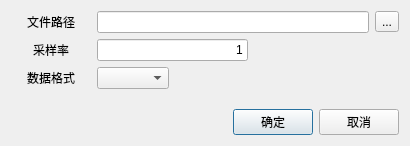
<?xml version="1.0" encoding="UTF-8"?>
<ui version="4.0">
 <class>OpenDialog</class>
 <widget class="QDialog" name="OpenDialog">
  <property name="geometry">
   <rect>
    <x>0</x>
    <y>0</y>
    <width>410</width>
    <height>146</height>
   </rect>
  </property>
  <property name="windowTitle">
   <string>打开文件</string>
  </property>
  <layout class="QHBoxLayout" name="horizontalLayout_6">
   <item>
    <layout class="QVBoxLayout" name="verticalLayout">
     <item>
      <layout class="QHBoxLayout" name="horizontalLayout">
       <item>
        <widget class="QLabel" name="label">
         <property name="minimumSize">
          <size>
           <width>80</width>
           <height>0</height>
          </size>
         </property>
         <property name="text">
          <string>文件路径</string>
         </property>
         <property name="alignment">
          <set>Qt::AlignCenter</set>
         </property>
        </widget>
       </item>
       <item>
        <widget class="QLineEdit" name="editFilename"/>
       </item>
       <item>
        <widget class="QToolButton" name="buttonOpen">
         <property name="text">
          <string>...</string>
         </property>
        </widget>
       </item>
      </layout>
     </item>
     <item>
      <layout class="QHBoxLayout" name="horizontalLayout_2">
       <item>
        <widget class="QLabel" name="label_2">
         <property name="minimumSize">
          <size>
           <width>80</width>
           <height>0</height>
          </size>
         </property>
         <property name="text">
          <string>采样率</string>
         </property>
         <property name="alignment">
          <set>Qt::AlignCenter</set>
         </property>
        </widget>
       </item>
       <item>
        <widget class="QLineEdit" name="editRate">
         <property name="text">
          <string>1</string>
         </property>
         <property name="alignment">
          <set>Qt::AlignRight|Qt::AlignTrailing|Qt::AlignVCenter</set>
         </property>
        </widget>
       </item>
       <item>
        <spacer name="horizontalSpacer_2">
         <property name="orientation">
          <enum>Qt::Horizontal</enum>
         </property>
         <property name="sizeHint" stdset="0">
          <size>
           <width>40</width>
           <height>20</height>
          </size>
         </property>
        </spacer>
       </item>
      </layout>
     </item>
     <item>
      <layout class="QHBoxLayout" name="horizontalLayout_5">
       <item>
        <widget class="QLabel" name="label_3">
         <property name="minimumSize">
          <size>
           <width>80</width>
           <height>0</height>
          </size>
         </property>
         <property name="text">
          <string>数据格式</string>
         </property>
         <property name="alignment">
          <set>Qt::AlignCenter</set>
         </property>
        </widget>
       </item>
       <item>
        <widget class="QComboBox" name="comboType"/>
       </item>
       <item>
        <spacer name="horizontalSpacer_3">
         <property name="orientation">
          <enum>Qt::Horizontal</enum>
         </property>
         <property name="sizeHint" stdset="0">
          <size>
           <width>40</width>
           <height>20</height>
          </size>
         </property>
        </spacer>
       </item>
      </layout>
     </item>
     <item>
      <spacer name="verticalSpacer">
       <property name="orientation">
        <enum>Qt::Vertical</enum>
       </property>
       <property name="sizeHint" stdset="0">
        <size>
         <width>20</width>
         <height>40</height>
        </size>
       </property>
      </spacer>
     </item>
     <item>
      <layout class="QHBoxLayout" name="horizontalLayout_3">
       <item>
        <spacer name="horizontalSpacer">
         <property name="orientation">
          <enum>Qt::Horizontal</enum>
         </property>
         <property name="sizeHint" stdset="0">
          <size>
           <width>40</width>
           <height>20</height>
          </size>
         </property>
        </spacer>
       </item>
       <item>
        <widget class="QPushButton" name="buttonOk">
         <property name="text">
          <string>确定</string>
         </property>
        </widget>
       </item>
       <item>
        <widget class="QPushButton" name="buttonCancel">
         <property name="text">
          <string>取消</string>
         </property>
        </widget>
       </item>
      </layout>
     </item>
    </layout>
   </item>
  </layout>
 </widget>
 <layoutdefault spacing="6" margin="11"/>
 <resources/>
 <connections>
  <connection>
   <sender>buttonOk</sender>
   <signal>clicked()</signal>
   <receiver>OpenDialog</receiver>
   <slot>accept()</slot>
   <hints>
    <hint type="sourcelabel">
     <x>280</x>
     <y>123</y>
    </hint>
    <hint type="destinationlabel">
     <x>204</x>
     <y>72</y>
    </hint>
   </hints>
  </connection>
  <connection>
   <sender>buttonCancel</sender>
   <signal>clicked()</signal>
   <receiver>OpenDialog</receiver>
   <slot>reject()</slot>
   <hints>
    <hint type="sourcelabel">
     <x>361</x>
     <y>123</y>
    </hint>
    <hint type="destinationlabel">
     <x>204</x>
     <y>72</y>
    </hint>
   </hints>
  </connection>
 </connections>
</ui>
